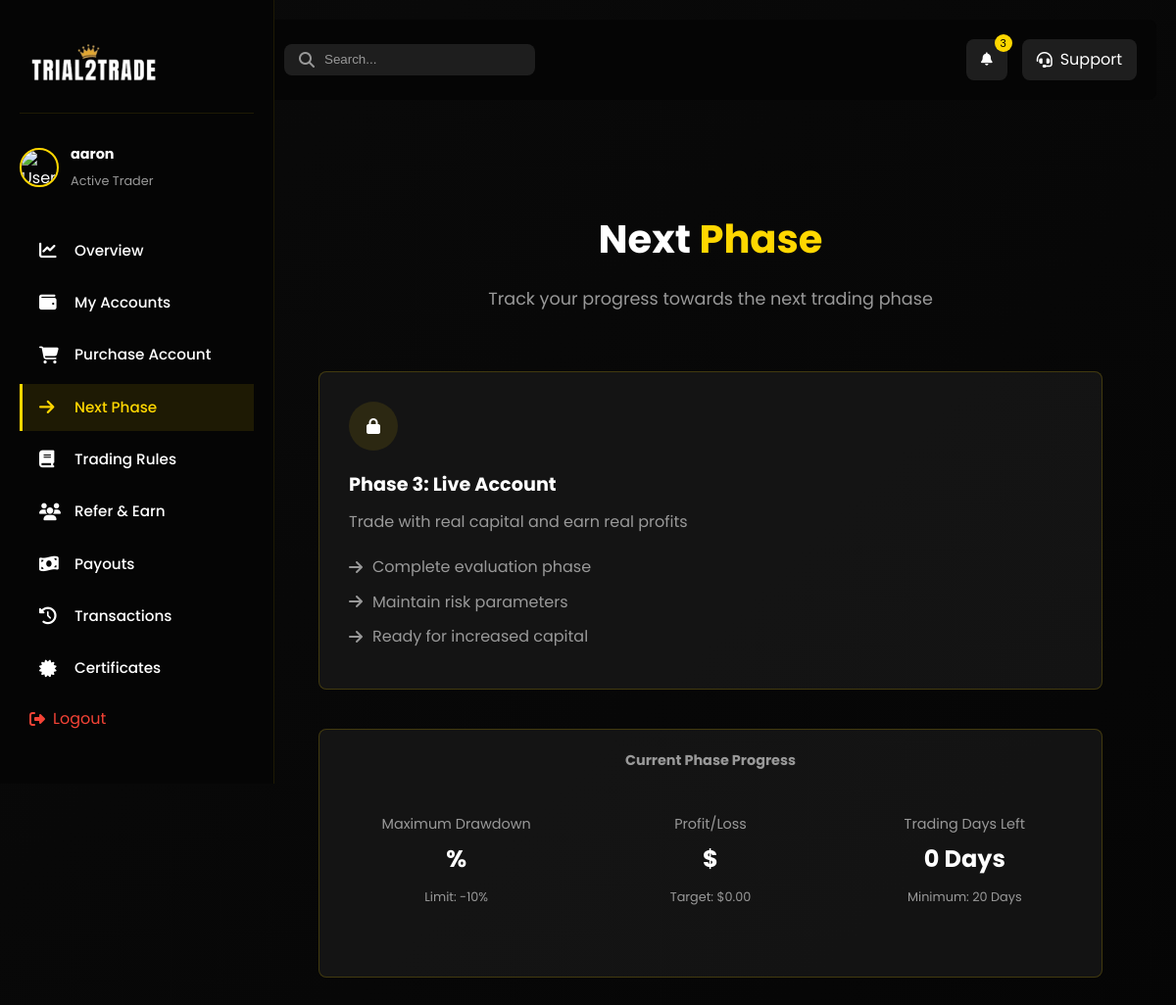
Before: /dashboard-next-phase/ (signed in) with the older database file.
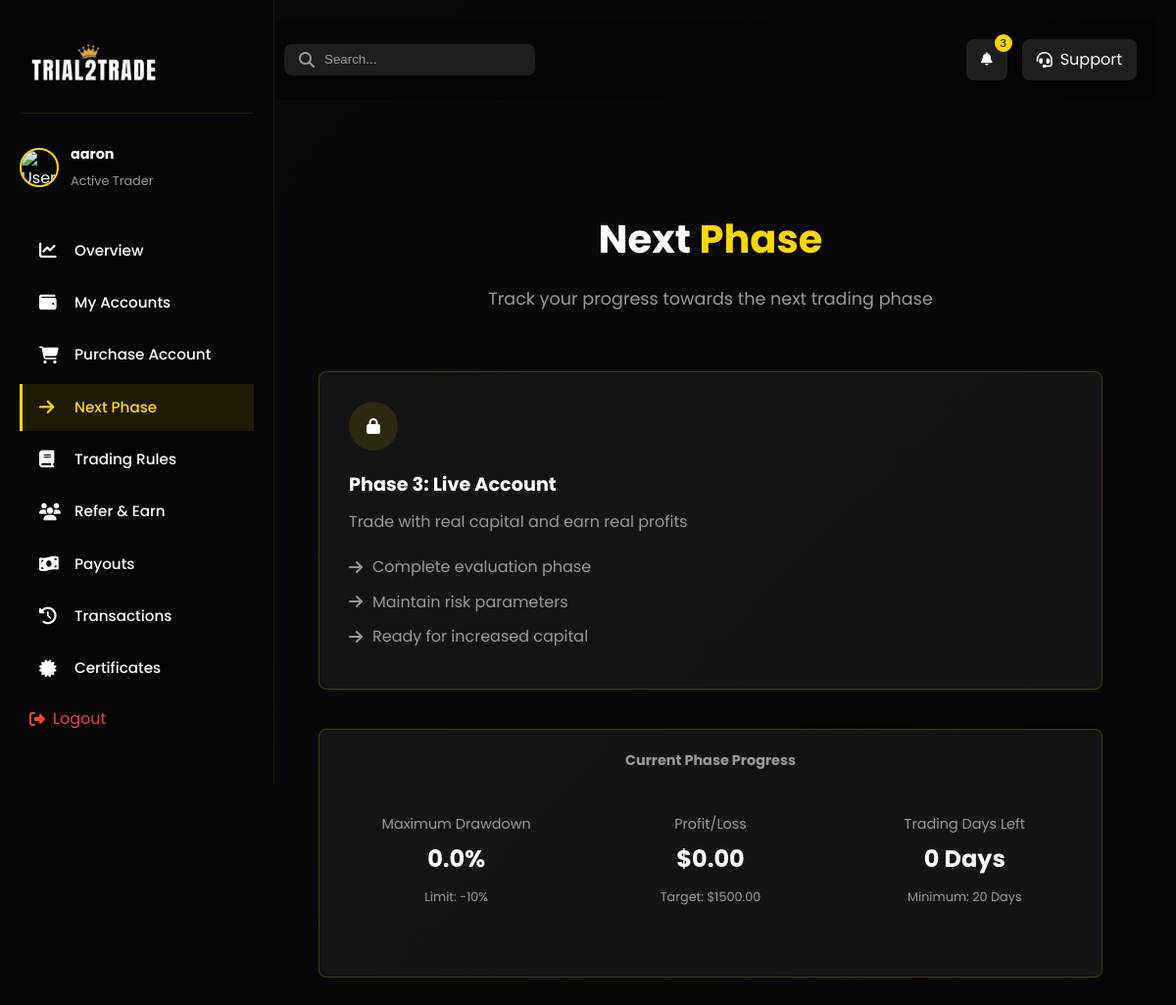
After: the same page with the newer database file.
### main/models.py (models this page shows, shortened)
class MT5Account(models.Model):
    ACCOUNT_STATUS_CHOICES = (
        ('available', 'Available'),
        ('assigned', 'Assigned'),
        ('active', 'Active'),
        ('breached', 'Breached'),
        ('inactive', 'Inactive'),
    )
    ACCOUNT_SIZE_CHOICES = (
        ('$5k', '$5k'),
        ('$10k', '$10k'),
        ('$25k', '$25k'),
        ('$50k', '$50k'),
    )
    user = models.ForeignKey(CustomUser, on_delete=models.SET_NULL, null=True, blank=True, related_name='mt5_accounts')
    account_size = models.CharField(max_length=10, choices=ACCOUNT_SIZE_CHOICES, default='$5k')
    login = models.CharField(max_length=100, unique=True)
    password = models.CharField(max_length=200)
    server = models.CharField(max_length=200, blank=True)
    assigned = models.BooleanField(default=False)
    status = models.CharField(max_length=50, choices=ACCOUNT_STATUS_CHOICES, default='available')
    balance = models.DecimalField(max_digits=15, decimal_places=2, null=True, blank=True)
    equity = models.DecimalField(max_digits=15, decimal_places=2, null=True, blank=True)
    profit = models.DecimalField(max_digits=15, decimal_places=2, null=True, blank=True)
    drawdown = models.DecimalField(max_digits=10, decimal_places=2, null=True, blank=True)
    initial_balance = models.DecimalField(max_digits=15, decimal_places=2, null=True, blank=True)
    last_updated = models.DateTimeField(null=True, blank=True)
    assigned_date = models.DateTimeField(null=True, blank=True)

### main/views.py (the view, shortened to what this page needs)
# urls.py: path('dashboard-next-phase/', views.dashboard_next_phase, name='dashboard_next_phase'),
@login_required(login_url='/login_user')
def dashboard_next_phase(request):
    user_accounts = MT5Account.objects.filter(user=request.user)
    prop_requests = RealPropRequest.objects.filter(user=request.user).order_by('-created_at')
    return render(request, 'main/dashboard-next-phase.html', {
        'user_accounts': user_accounts,
        'prop_requests': prop_requests
    })

### main/templatetags/math_filters.py (called while the page is built)
def _to_decimal(value):
    if isinstance(value, Decimal):
        return value
    try:
        return Decimal(str(value))
    except Exception:
        return None

@register.filter(name="mul")
def mul(value, arg):
    a = _to_decimal(value)
    b = _to_decimal(arg)
    try:
        if a is None or b is None:
            return float(value) * float(arg)
        return a * b
    except Exception:
        return 0

@register.filter(name="sub")
def sub(value, arg):
    a = _to_decimal(value)
    b = _to_decimal(arg)
    try:
        if a is None or b is None:
            return float(value) - float(arg)
        return a - b
    except Exception:
        return 0

@register.filter(name="split")
def split(value, sep=" "):
    try:
        return str(value).split(str(sep))
    except Exception:
        return []

### main/templates/main/dashboard-next-phase.html (shortened to what the changed rows need)
{% load static %}
{% load math_filters %}
<!DOCTYPE html>
<html lang="en">
<head>
    <link rel="stylesheet" href="{% static 'css/style.css' %}">
    <link rel="stylesheet" href="{% static 'css/dashboard.css' %}">
    <link rel="stylesheet" href="{% static 'css/dashboard-nav.css' %}">
    <link rel="stylesheet" href="https://cdnjs.cloudflare.com/ajax/libs/font-awesome/6.4.0/css/all.min.css">
    <link rel="stylesheet" href="{% static 'css/mobile-nav.css' %}">
</head>
<body>
    <main class="dashboard-content">
        <section class="dashboard-section active">
            <div class="section-header">
                <h2>Next <span class="highlight">Phase</span></h2>
            </div>
            <div class="progress-container" style="max-width: 800px; margin: 0 auto;">
                {% if user_accounts %}
                <div class="phase-timeline">
                    {% for account in user_accounts %}
                    {% if account.phase == 3 %}
                    <div class="phase-step completed">
                        <div class="step-icon">
                            <i class="fas fa-check"></i>
                        </div>
                        <h3>Phase 3: Live Account</h3>
                        <p>Trading with real capital and earning real profits</p>
                        <ul class="phase-achievements">
                            <li><i class="fas fa-check"></i> Account Size: {{ account.account_size }}</li>
                            <li><i class="fas fa-check"></i> Balance: ${{ account.balance|floatformat:2 }}</li>
                            <li><i class="fas fa-check"></i> Profit: ${{ account.profit|floatformat:2 }}</li>
                        </ul>
                    </div>
                    {% elif not account.phase == 3 %}
                    <div class="phase-step">
                        <div class="step-icon">
                            <i class="fas fa-lock"></i>
                        </div>
                        <h3>Phase 3: Live Account</h3>
                        <p>Trade with real capital and earn real profits</p>
                        <ul class="phase-requirements">
                            <li><i class="fas fa-arrow-right"></i> Complete evaluation phase</li>
                            <li><i class="fas fa-arrow-right"></i> Maintain risk parameters</li>
                            <li><i class="fas fa-arrow-right"></i> Ready for increased capital</li>
                        </ul>
                    </div>
                    {% endif %}
                    {% endfor %}
                </div>
                {% endif %}
                <div class="phase-summary">
                    <div class="summary-card">
                        {% if user_accounts %}
                        {% with current_account=user_accounts|first %}
                        <div class="stats-grid">
                            <div class="stat-item">
                                <span>Maximum Drawdown</span>
                                <p class="value {% if current_account.drawdown < 10 %}success{% else %}danger{% endif %}">{{ current_account.drawdown|floatformat:1 }}%</p>
                                <small>Limit: -10%</small>
                            </div>
                            <div class="stat-item">
                                <span>Profit/Loss</span>
                                <p class="value {% if current_account.profit > 0 %}positive{% else %}negative{% endif %}">{% if current_account.profit > 0 %}+{% endif %}${{ current_account.profit|floatformat:2 }}</p>
                                <small>Target: ${{ current_account.initial_balance|mul:0.15|floatformat:2 }}</small>
                            </div>
                        </div>
                        {% endwith %}
                        {% else %}
                        <div class="no-stats-message">
                            <p>No account statistics available. Purchase an account to start tracking your progress.</p>
                        </div>
                        {% endif %}
                    </div>
                </div>
            </div>
        </section>
    </main>
</body>
</html>

Changed rows visible on the page:
removed MT5Account: initial_balance|mul "0.00"
added MT5Account: drawdown "0.0", profit "0.00", initial_balance|mul "1500.00"
